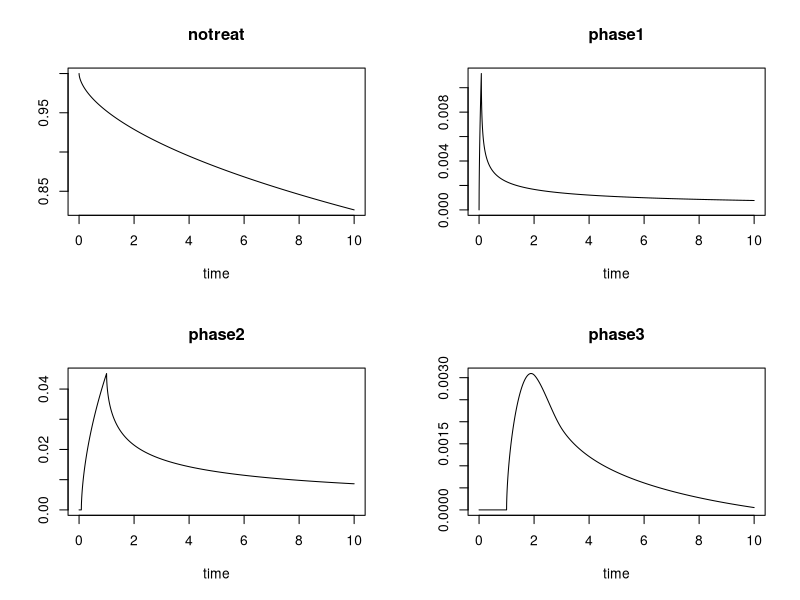
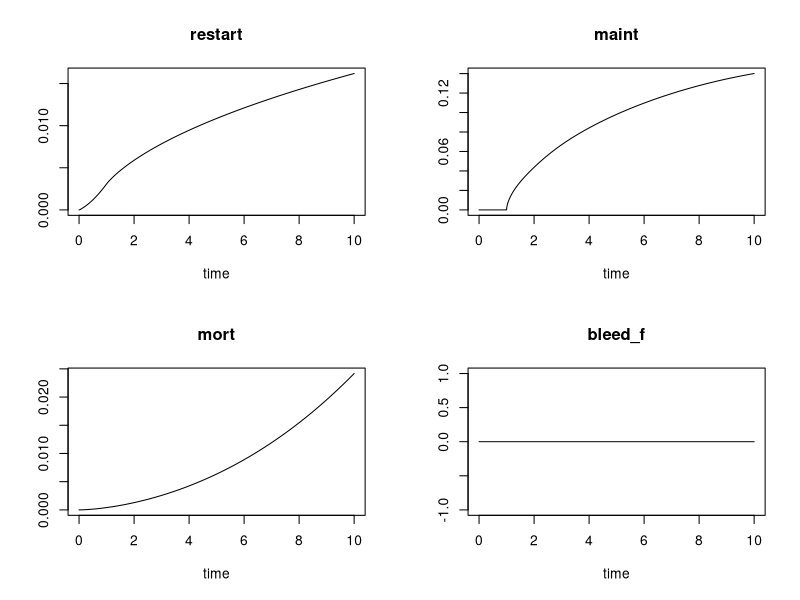

Here is the R script that generated these plots, in order:
## ---- chunk 1
knitr::opts_chunk$set(echo = TRUE)
## ---- chunk 2
library(deSolve)

###################################
# Main model parameters

risk2rate <- function(risk, range) -(log(1-risk)/range)

params = list(

    # Indication Paramters (Weibull) source: VUMC data -- file is ./reference/WCS_KM_Distribution_Generation.pdf
    Shape = 0.59,
    Scale = 60475.53,
  
    # The Stent Thrombosis Risks are drawn from a piecewise exponential with the following
    # durations and rates. These are for clopidogrel
    ST.rate.30    = risk2rate(0.0150, 30/365),  # (0.010-0.020)
    ST.rate.365   = risk2rate(0.0060, 1),  # (0.003-0.009) -- ? http://circ.ahajournals.org/content/114/20/2154
    ST.rate.gt365 = risk2rate(0.0022, 5),  # (0.001-0.003)
    ST.pr.fatal   = 0.20,  # (15-30)
    ST.pr.CABG    = 0.10,  
  
    # Myocardial Infarction: Event Rates and Relative Risks
    MI.rate    = risk2rate(0.035,5), # 0.035, #(0.013-0.097)
    MI.pr.CABG = 0.08, # (4-12)
    MI.pr.PCI  = 0.55, # (45-65)

    # Revascularization
    RV.rate.365   = risk2rate(0.10, 1),     # (0.05-0.15)
    RV.rate.gt365 = risk2rate(0.03, 5),
    RV.pr.CABG    = 0.25, # (15-35)

    # Simplified bleed risk, and fatal risk -- One drug only
    Bleed.rate      = risk2rate(0.02+0.0230+0.0015, 1), # See model-simplification, Clopidogrel wildtype
    BleedFatal.rate = risk2rate(0.0015, 1), # (0.001-0.003), Clopidogrel wildtype

    #? vRiskCABGTIMImajor = 0.022, # (0.013-0.031) 


    
    # Genomic RR adjustments -- NOT USED HERE
    # vRR.MI.LOF = 1.48, #(1.05-2.07) High Discrimination Scenario = 1.45 (1.09-1.92)
    # vRR.Mort.LOF = 1.28, #(0.95-1.73) #Not sure how to use this one
    # vRR.Bleed.LOF = 0.84, # (0.75-1.00)
  
    disc_rate = 0.03
)
## ---- chunk 3

# This take a percent rate over a timeframe and returns the
# instantaneous exponential rate
inst_rate <- function(percent, timeframe)
{
  - log(1-percent) / timeframe
}

# Estimated Vanderbilt Secular Death first 10 years See:Secular.html
drate <- function(t) inst_rate(0.01272623*exp(0.0940359*t), 1)
#drate <- function(t) rep(0, length(t))

# Compute rate exposure for delay differential usage
F_drate <- Vectorize(function(t, years) {
  integrate(drate, lower=max(t-years, 0), upper=min(t, 100))$value
})
## ---- chunk 4
pci.rates <- function(params)
{
  with(params,
  {
    # MI Rate of PCI
    rate <- rep(MI.rate * MI.pr.PCI, 3)
    
    # RV
    rate <- rate + (1-RV.pr.CABG) * c(RV.rate.365, RV.rate.365, RV.rate.gt365)
    
    # ST
    fraction <- (1-ST.pr.fatal)*(1-ST.pr.CABG)

    rate + fraction*c(ST.rate.30, ST.rate.365, ST.rate.gt365)
  })
}


# Note: PCI rate is a function of therapy age (a) *not* time in simulation.
F_pci.rate <- function(a, years, params)
{
  low <- a - years
  sum(
    c(if(low > 30/365) 0 else if (a < 30/365) years else 30/365 - low,
      if(low < 30/365) {
        if(a < 1) a - 30/365 else 1 - 30/365
      } else {
        if(a < 1) max(a-low,0) else 1 - low
      },
      if(a < 1) 0 else if(low < 1) a-1 else a-low
     ) * pci.rates(params)
  )
}
## ---- chunk 5
cabg.rates <- Vectorize(vectorize.args="t", function(t, params)
{
  with(params,
  {
    # MI Rate of CABG
    rate <- rep(MI.rate * MI.pr.CABG, 3)
    
    # RV
    rate <- rate + RV.pr.CABG * c(RV.rate.365, RV.rate.365, RV.rate.gt365)
    
    # ST
    fraction <- (1-ST.pr.fatal)*(ST.pr.CABG)

    rate + fraction*c(ST.rate.30, ST.rate.365, ST.rate.gt365)
  })
})

F_cabg.rate <- function(a, years, params)
{
  low <- a - years
  sum(
    c(if(low > 30/365) 0 else if (a < 30/365) years else 30/365 - low,
      if(low < 30/365) {
        if(a < 1) a - 30/365 else 1 - 30/365
      } else {
        if(a < 1) max(a-low,0) else 1 - low
      },
      if(a < 1) 0 else if(low < 1) a-1 else a-low
     ) * cabg.rates(params)
  )
}
## ---- chunk 6
###################################
# Numerical Delay Differential Equation
Clopidogrel <- function(t, y, params)
{
  with(as.list(c(y, params)), {

    r_d <- drate(t)
    fb  <- 0 # BleedFatal.rate # Fatal bleed rate for first 1st year only
    
    # Start of therapy Weibull rate
    # Start of therapy Weibull rate
    scale <- Scale/365
    shape <- Shape
    incoming <- if (t <= 0)     0 else notreat*shape * t^(shape - 1) / scale^shape
    
    pci.r <- pci.rates(params)
    
    # Fatal bleed loss

    # Starting 2nd phase of therapy after 1st month (minus mortality of those who started)
    start2   <- if (t < 30/365) 0 else lagderiv(t-30/365, 2)*exp(-F_drate(t,  30/365))*exp(-fb*30/365)
    # Available at end of 12 months of therapy (phase1+phase2) minus mortality
    avail3   <- if (t < 1)      0 else lagderiv(t-335/365,3)*exp(-F_drate(t, 335/365))*exp(-fb*335/365)
    # Those that finished therapy (minus PCI for last year)
    finish   <- avail3*exp(-F_pci.rate(1, 1, params))
    # Those that restart and continue therapy due to PCi
    start3   <- avail3 - finish

    # Those that finished 2nd (restarted) therapy, didn't die or have a fatal bleed in first year
    #fb.loss  <- -fb*if(abs(t-1) < 1) 1-abs(t-1) else 
    finish2 <- if(t<=1) 0 else integrate(Vectorize(function(a){
          lagderiv(a, 4)  # *exp(-F_drate(a, 1))
        }),
        lower=max(0, t-2),
        upper=t-1
      )$value 

    list(c(
            notreat = -incoming,
            p1entry = incoming,
            p2entry = start2,
            # Not quite ready to deal with restarts from phase3
            # Subtract out chances of death here is faster than in computing those that finish
            restart = sum(pci.r*c(phase1,phase2,phase3))*exp(-F_drate(t+1, 1)),
            phase1  = incoming - start2  - (fb+r_d)*phase1,
            phase2  = start2   - avail3  - (fb+r_d)*phase2,
            phase3  = start3   - finish2 - r_d*phase3,
            maint   = finish   + finish2 - r_d*maint,
            mort    = r_d*(phase1+phase2+phase3+maint) + fb*(phase1+phase2),
            bleed_f = fb*(phase1+phase2),
            disc    = -disc_rate*disc            # Simple discount rate
          )
    )
  })
}
## ---- chunk 7

yinit <- c(notreat=1, p1entry=0, p2entry=0,
           restart=0, phase1=0,  phase2=0,
           phase3=0,  maint=0,   mort=0,
           bleed_f=0,
           disc=1)
# units of years, increments of days
times <- seq(0, 10, by=1/365)

# Run the simulation
system.time(out <- dede(yinit, times, Clopidogrel, params))

# Check sensibility, i.e. all occupancy buckets sum to 1
# If this sums to 1 then no individual was created or lost in the model
all(abs(rowSums(out[,c('notreat','phase1','phase2', 'phase3', 'maint', 'mort')]) - 1) < 1e-8)
## ---- chunk 8
x <- out[,c("time", "notreat", "phase1", "phase2", "phase3")]
class(x) <- c("deSolve", "matrix")
plot(x)
## ---- chunk 9
x <- out[,c("time", "restart", "maint", "mort", "bleed_f")]
class(x) <- c("deSolve", "matrix")
plot(x)
